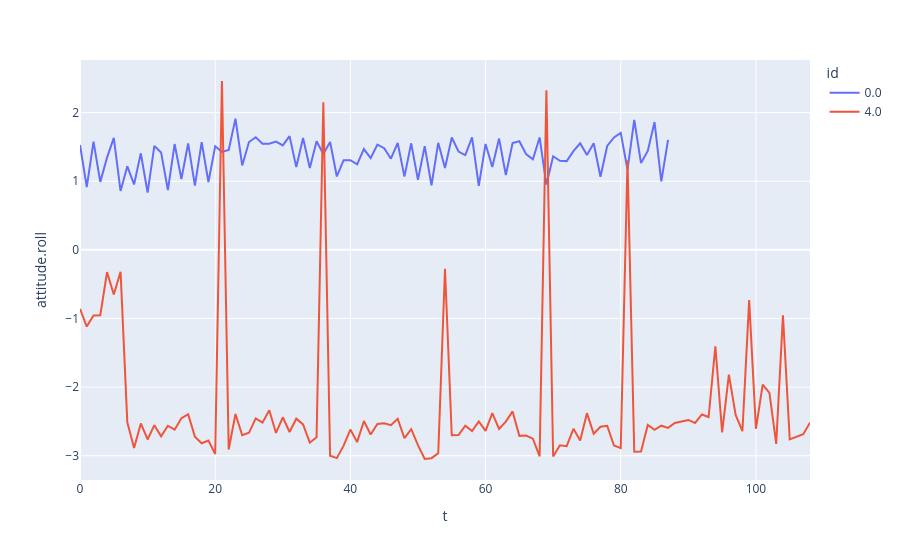
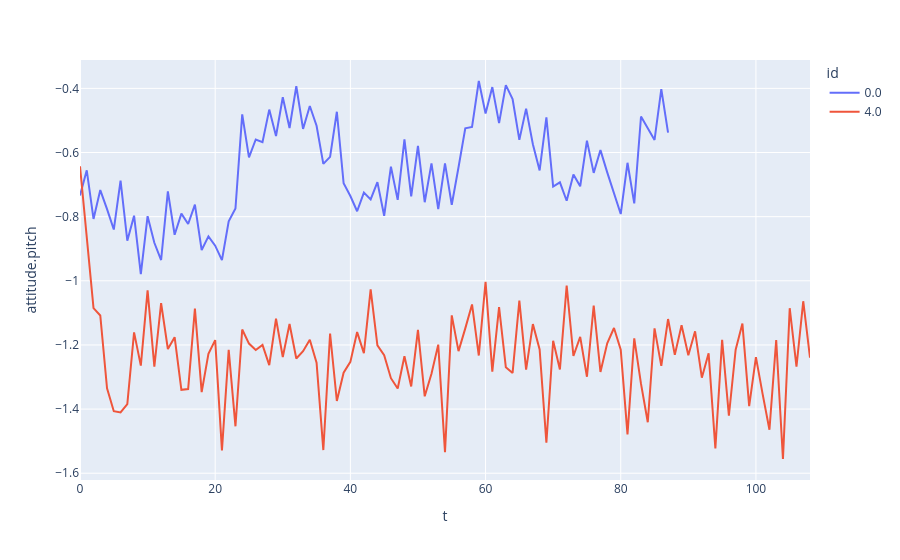
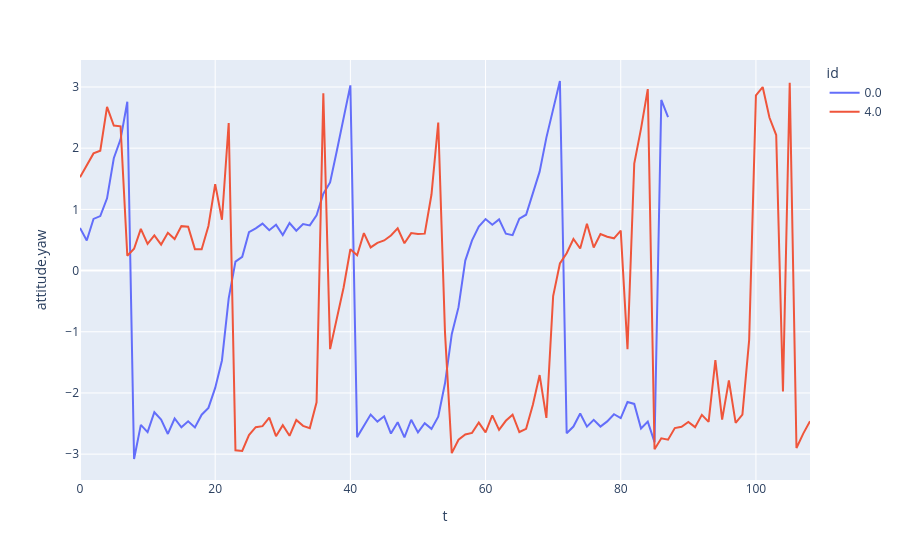
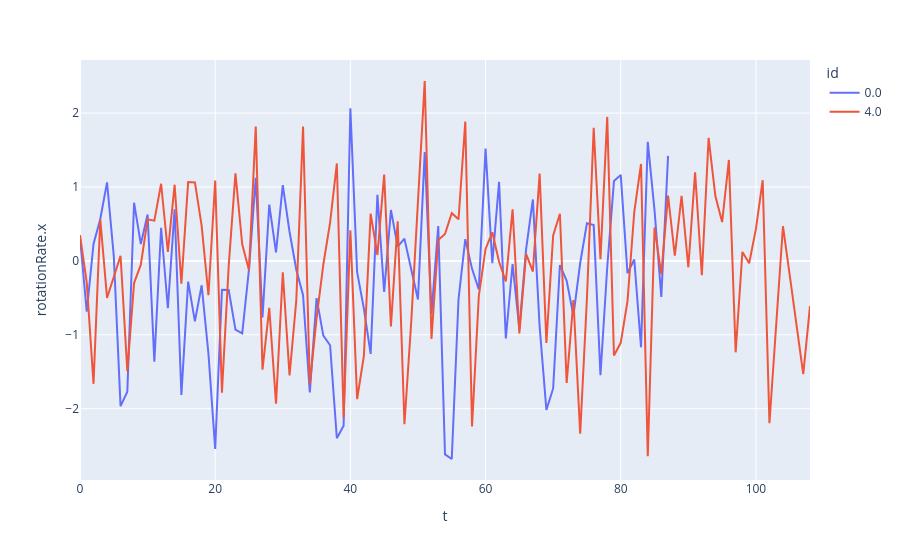

Notebook code cell kept with these figures, in order:
### Code cell
for act, activity_codes in config.activity_codes.items():
    print(act)
    act_code = activity_codes[0]
    for data_type in ["attitude", "rotationRate", "userAcceleration"]:
        print(data_type)
        dt_columns = set_data_types([data_type])
        act_labels = [act]
        trial_codes = [[act_code]]
        ts_df = create_time_series(
            config.data_dir, dt_columns, act_labels, trial_codes, mode="raw"
        )
        ts_df = ts_df[ts_df["id"].isin(subjects_sample)]
        ts_df = ts_df.iloc[::20]
        ts_df["t"] = ts_df.groupby("id", group_keys=False).apply(
            lambda d: pd.Series(range(d.shape[0]), index=d.index)
        )
        # print(ts_df.head())
        # break
        for ts_name in ts_df.columns[:3]:
            px.line(
                ts_df, x="t", y=ts_name, color="id"
            ).show()
